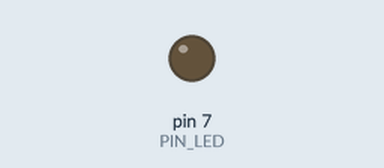
The sketch below on a simulated Arduino Uno, built with avr-gcc and run on an emulated ATmega328P. On the bench: output pins drawn as LEDs (lit = HIGH). Dashed ring = blinking. At 2.0 s the program stops and its outputs stay as they are.

Above: at 0.5 s.
At 1.85 s:
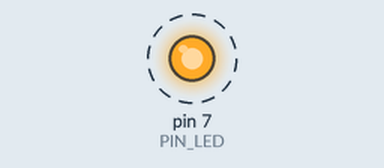
Timing chart, 0 to 3.0 s (numbered marks = the images above):
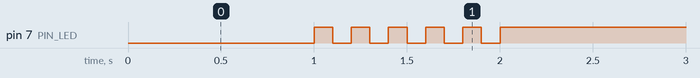

Measured:
- by itself, pin 7 (PIN_LED): alternates HIGH for 0.10 s and LOW for 0.10 s, 11 changes in all, then stays HIGH

The sketch:

05_practice_2.ino
```cpp
#define PIN_LED 7
unsigned int blinkcount;

void setup(){
  pinMode(PIN_LED, OUTPUT);
  Serial.begin(115200); //Initialize serial port
  while (!Serial){
    ;//wait for serial port to connect.
  }

  blinkcount=0;
}

void loop(){
  digitalWrite(PIN_LED, LOW);
  delay(1000);
  while(1){
    digitalWrite(PIN_LED, HIGH);
    delay(100);
    digitalWrite(PIN_LED, LOW);
    delay(100);
    blinkcount++;

   if(blinkcount==5){
    break;}
    }

      while (1) {
   //영원히 종료시킴

     digitalWrite(PIN_LED, HIGH);
      }


}
```
